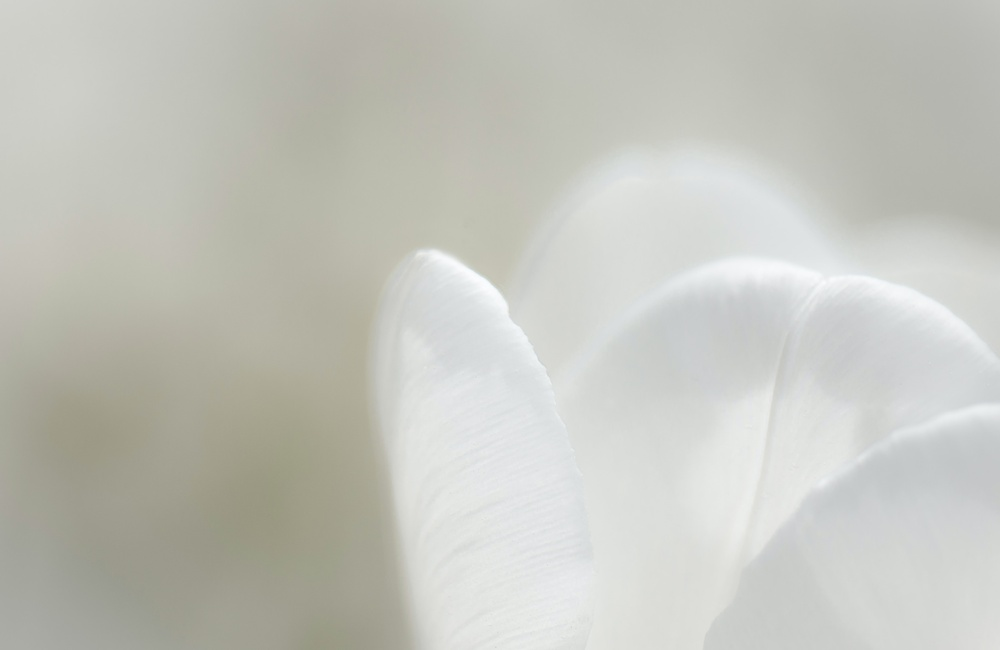
#> input picture PID_ejercicio2/ejemplo2.jpg, 1000 x 650 px, shrunk from 4356 x 2831 before the run
$ python ejercicio1.py
#> lines starting #> are read from the running program, lines starting #| are printed output that depends on the picture
import cv2
import matplotlib.pyplot as plt
import numpy as np

#######################
img = cv2.imread("ejemplo2.jpg",0)
#> img: shape (650, 1000); min 148, max 254, mean 195.4
rows, colums = img.shape # filas # columnas
#> rows = 650; colums = 1000
cv2.imshow("hist",img)
cv2.waitKey(0)
cv2.destroyAllWindows()
#A)
def histograma():
    img2 = cv2.calcHist([img], [0], None, [256], [0, 256])  # calcula histograma
#> img2 = 256 values, max 18007 at index 182, min 0 at index 0, mean 2539.1
    plt.xlabel('Gray Level') #editamos etiquetas para los ejes x e y
    plt.ylabel('Pixel Count')
    plt.plot(img2)  # monto la gráfica
    plt.show() #la mostramos
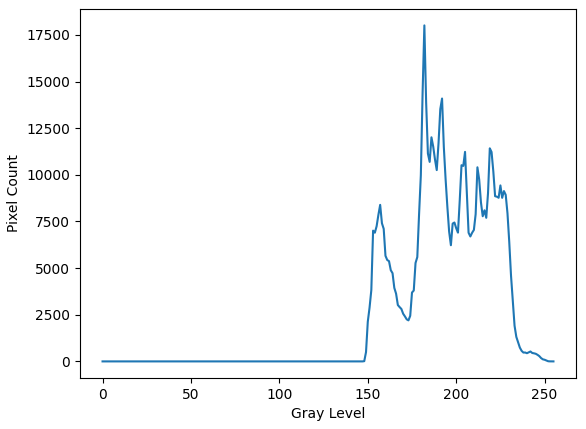
#> figure drawn by matplotlib, 1 panel; curve peaks at x = 182, y = 18007


histograma()

$ run again, with PID_ejercicio2/ejemplo1.png saved as PID_ejercicio2/ejemplo2.jpg
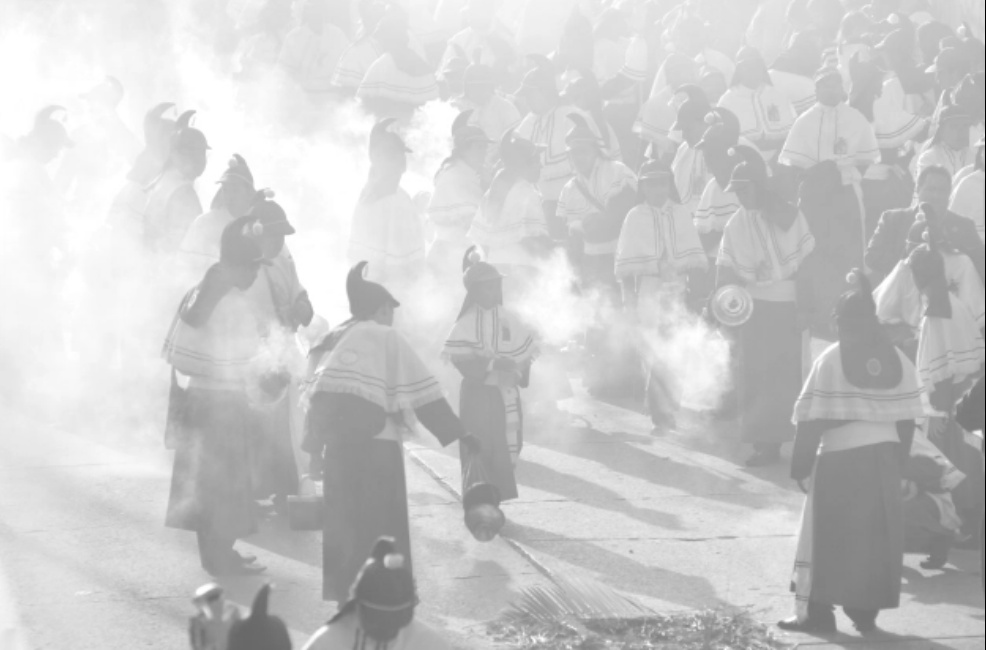
#> input picture PID_ejercicio2/ejemplo1.png, 986 x 650 px
#> img is the input picture: shape (650, 986); min 0, max 255, mean 202.4
#> img2 = 256 values, max 15535 at index 255, min 0 at index 3, mean 2503.5
#> in histograma, `plt.show()`:
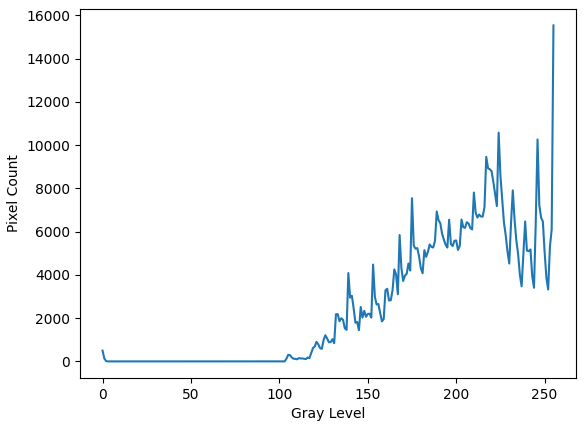
#> figure drawn by matplotlib, 1 panel; curve peaks at x = 255, y = 15535
